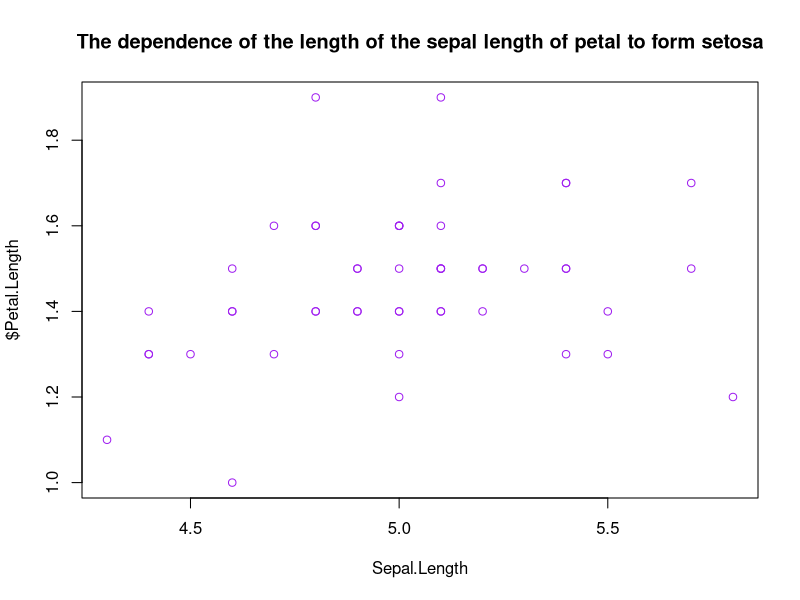
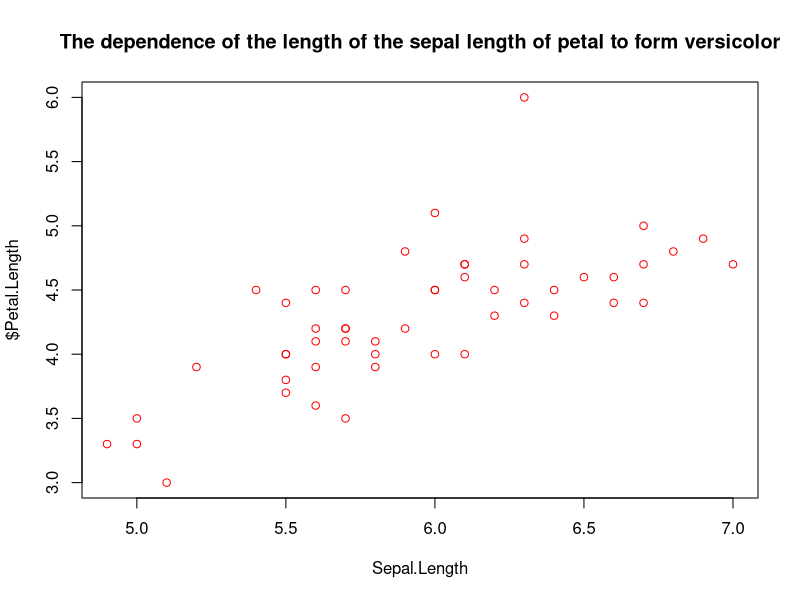
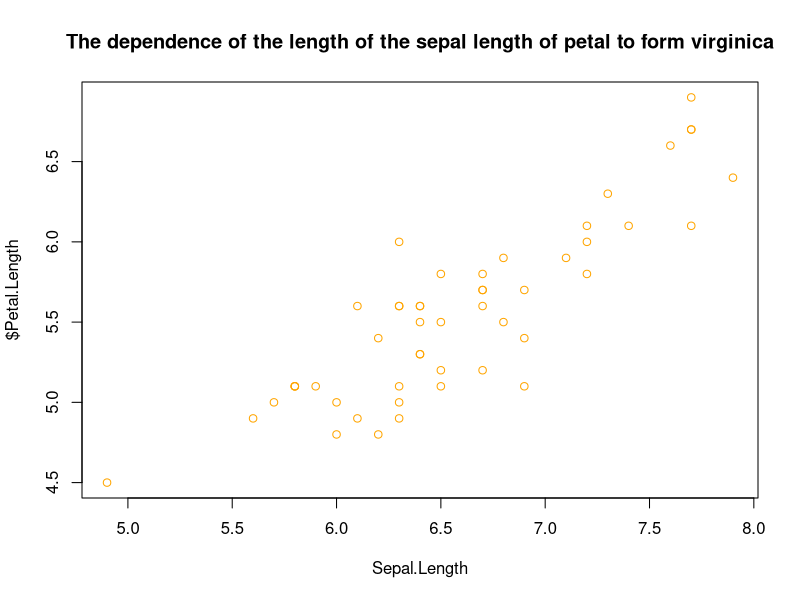

Recreate these plots in R, in order.
## ---- chunk 1
iris
iris$Sepal.Length
mean(iris$Sepal.Length)
x=mean(iris$Sepal.Length)
x
iris$Sepal.Width
mean(iris$Sepal.Width)
y=mean(iris$Sepal.Width)
y
iris$Petal.Length
mean(iris$Petal.Length)
z=mean(iris$Petal.Length)
z
iris$Petal.Width
mean(iris$Petal.Width)
h=mean(iris$Petal.Width)
h
list(x,y,x,h)
length(list(x,y,x,h))
## ---- chunk 2
iris
y = c()
for (i in 1:150)
{x = sum(iris[i,1:4]/4) 
  y = c(x,y)}
y
## ---- chunk 3
DNA = c("A","G","T","C")
DNA=summary(DNA, size = 1000, replece=T)
DNA=factor(DNA)
summary(DNA)/length(DNA)
dna_at=c(DNA[1],DNA[4]); dna_at
dna_at
## ---- chunk 4
letters
abc=sample(letters, size=10000, replace=T)
abc
for(i in length(abc))
if(abc[i]=="a"|abc[i]=="e"|abc[i]=="i"|abc[i]=="o"|abc[i]=="u"|abc[i]=="y")
{vowel=y+1}
"else{vowel+0}"
'vowel'
## ---- chunk 5
median <- function(x) { 
  z=sort(x) 
  if((length(z)%%2)!=0){ 
    result = z[(length(x)/2)+1] 
  } 
  else 
    result = (z[length(x)/2]+z[length(x)/2+1])/2 
  return(result) 
} 
median(iris$Sepal.Length)
## ---- chunk 6
iris
names(iris)
x=iris$Sepal.Length[1:50]
y=iris$Petal.Length[1:50]
plot(x,y,main="The dependence of the length of the sepal length of petal to form setosa", xlab="Sepal.Length",ylab="$Petal.Length", col="purple")
x=NULL
y=NULL
x=iris$Sepal.Length[51:101]
y=iris$Petal.Length[51:101]
plot(x,y,main="The dependence of the length of the sepal length of petal to form versicolor", xlab="Sepal.Length",ylab="$Petal.Length", col="red")
x=NULL
y=NULL
x=iris$Sepal.Length[101:150]
y=iris$Petal.Length[101:150]
plot(x,y,main="The dependence of the length of the sepal length of petal to form virginica", xlab="Sepal.Length",ylab="$Petal.Length", col="orange")
x=NULL
y=NULL
## ---- chunk 7
library(ggplot2)
diamonds
tapply(diamonds$price[diamonds$price >1000], diamonds$clarity[diamonds$price >1000], mean)
## ---- chunk 8
help_Spirmen=function(table,ind)
{
  table=table[order(table[,ind]),]
  table[,ind+2]=1:nrow(table)
  line=table[,ind]
  for (i in as.numeric(names(table(line)[table(line)>1]))){
    sum=0
    for (j in which(line %in% i))
    {
      sum=sum+table[j,ind+2]
    }
    sum=sum/length(which(line %in% i))
    table[which(line %in% i),ind+2]=sum
  }
  return(table)
}
Spirmen=function(x1,x2)
{
  if(length(x1)!=length(x2))
  {
    return("Problem with the lengths of the vectors")
  }
  table=matrix(ncol=5,nrow=length(x1))
  table[,1]=x1
  table[,2]=x2
  table=help_Spirmen(table,1)
  table=help_Spirmen(table,2)
  table[,5]=(table[,3]-table[,4])**2
  sum=sum(table[,5])
  result=1-6*sum/(length(x1)*(length(x1)**2-1))
  return(result)  
}
med=function(elements)
{
  elements=elements[order(elements)]
  if(length(elements)%%2==0)
  {
    n=length(elements)%/%2
    element=(elements[n]+elements[n+1])/2
  }
  else
  {
    element=elements[length(elements)%/%2+1]
  }
  return(element)
}
